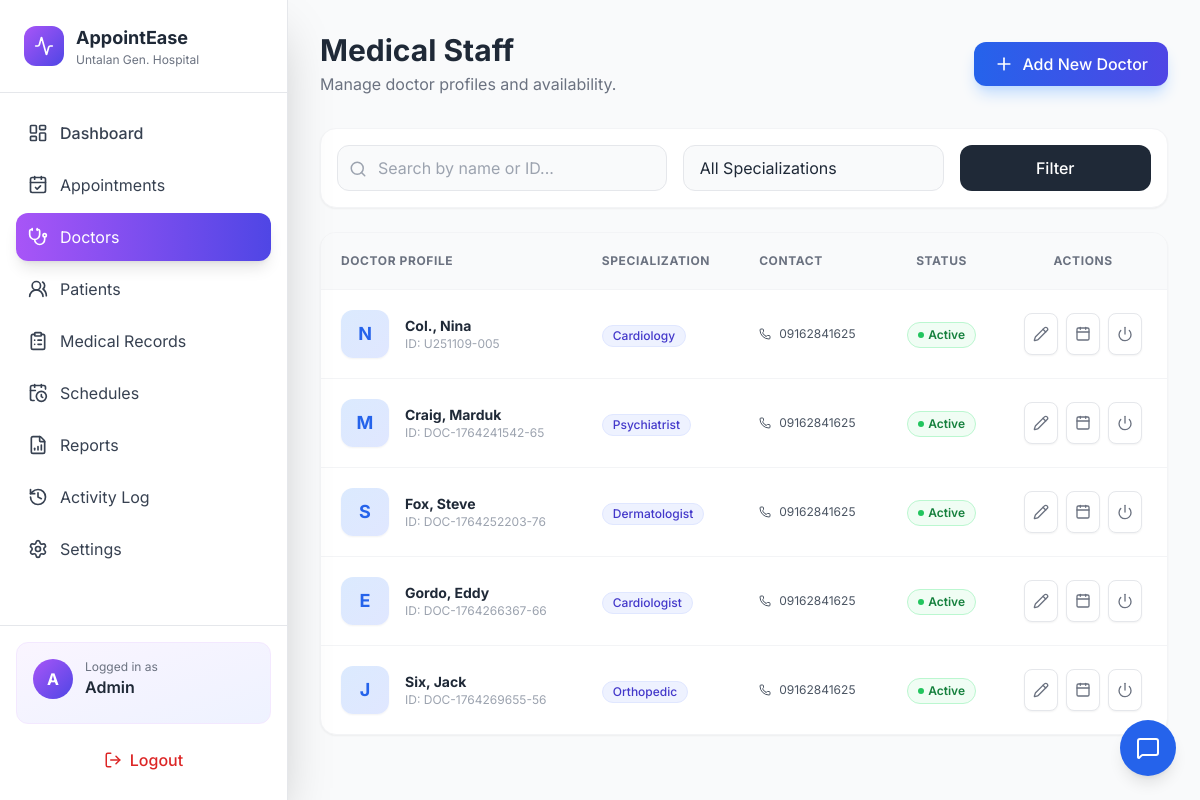
/doctors_info_report.php (signed in), run on the app's committed database.
### tables this page shows
CREATE TABLE `tbluser` (
  `id` int(11) NOT NULL,
  `user_id` varchar(30) NOT NULL,
  `user_name` varchar(30) NOT NULL,
  `password` varchar(255) NOT NULL,
  `user_type` varchar(10) NOT NULL,
  `status` int(11) NOT NULL
);

CREATE TABLE `tblinfo` (
  `id` int(11) NOT NULL,
  `user_id` varchar(30) NOT NULL,
  `last_name` varchar(40) NOT NULL,
  `first_name` varchar(50) NOT NULL,
  `middle_name` varchar(40) NOT NULL,
  `specialization` varchar(30) NOT NULL,
  `bdate` date NOT NULL,
  `gender` varchar(10) NOT NULL,
  `address` varchar(200) NOT NULL,
  `contact` varchar(20) NOT NULL,
  `image` varchar(255) DEFAULT NULL
);

### controllers/doctors_info_data.php (called while the page is built, shortened)
<?php
require_once 'db.php';
$search = $_GET['search'] ?? '';
try {
    $sql = "SELECT u.user_id, u.status AS account_status,
                   i.first_name, i.last_name, i.specialization, i.contact, i.image
            FROM tbluser u
            LEFT JOIN tblinfo i ON i.user_id = u.user_id
            WHERE u.user_type = 'doctor'";
    $params = [];
    $sql .= " ORDER BY i.last_name, i.first_name";
    $stmt = $pdo->prepare($sql);
    $stmt->execute($params);
    $doctors = $stmt->fetchAll(PDO::FETCH_ASSOC);
} catch (Exception $e) {
    $doctors = [];
    $error = "Database Error: " . $e->getMessage();
    if (function_exists('log_activity')) {
        log_activity("Error fetching doctors: " . $e->getMessage());
    }
}

### doctors_info_report.php (the view, shortened to what this page needs)
<?php
include __DIR__ . '/controllers/doctors_info_data.php';
?>
<!doctype html>
<html lang="en">
<head>
  <script src="https://cdn.tailwindcss.com"></script>
</head>
<body class="bg-gray-50 text-gray-800">
  <div class="flex h-screen overflow-hidden">
    <?php include 'includes/admin_sidebar.php'; ?>
    <main class="flex-1 overflow-auto">
      <div class="p-8">
        <div class="flex flex-col md:flex-row justify-between items-start md:items-center mb-8 gap-4">
            <div>
                <h1 class="text-3xl font-bold text-gray-800">Medical Staff</h1>
                <p class="text-gray-500 mt-1">Manage doctor profiles and availability.</p>
            </div>
            <a href="add_doctor.php" class="bg-gradient-to-r from-blue-600 to-indigo-600 hover:from-blue-700 hover:to-indigo-700 text-white px-5 py-2.5 rounded-xl shadow-lg shadow-blue-200 transition flex items-center gap-2 font-medium">
                <i data-lucide="plus" width="20"></i> Add New Doctor
            </a>
        </div>
        <div class="bg-white p-4 rounded-2xl shadow-sm border border-gray-100 mb-6">
            <form method="GET" class="grid grid-cols-1 md:grid-cols-12 gap-4">
                <div class="md:col-span-5 relative">
                    <i data-lucide="search" class="absolute left-3 top-3 text-gray-400" width="18"></i>
                    <input type="text" name="search" value="<?= htmlspecialchars($search) ?>"
                           class="w-full pl-10 pr-4 py-2.5 bg-gray-50 border border-gray-200 rounded-xl focus:outline-none focus:border-blue-500 transition"
                           placeholder="Search by name or ID...">
                </div>
                <div class="md:col-span-4">
                    <select name="specialization" class="w-full px-4 py-2.5 bg-gray-50 border border-gray-200 rounded-xl focus:outline-none focus:border-blue-500 transition appearance-none cursor-pointer">
                        <option value="">All Specializations</option>
                    </select>
                </div>
                <div class="md:col-span-3 flex gap-2">
                    <button type="submit" class="flex-1 bg-gray-800 hover:bg-gray-900 text-white rounded-xl transition font-medium">
                        Filter
                    </button>
                </div>
            </form>
        </div>
        <div class="bg-white rounded-2xl shadow-sm border border-gray-100 overflow-hidden">
            <div class="overflow-x-auto">
                <table class="w-full text-left border-collapse">
                    <thead class="bg-gray-50 border-b border-gray-100">
                        <tr>
                            <th class="p-5 text-xs font-bold text-gray-500 uppercase tracking-wider">Doctor Profile</th>
                            <th class="p-5 text-xs font-bold text-gray-500 uppercase tracking-wider">Specialization</th>
                            <th class="p-5 text-xs font-bold text-gray-500 uppercase tracking-wider">Contact</th>
                            <th class="p-5 text-xs font-bold text-gray-500 uppercase tracking-wider text-center">Status</th>
                            <th class="p-5 text-xs font-bold text-gray-500 uppercase tracking-wider text-center">Actions</th>
                        </tr>
                    </thead>
                    <tbody class="divide-y divide-gray-100">
                        <?php if (empty($doctors)): ?>
                            <tr>
                                <td colspan="5" class="p-8 text-center text-gray-500">
                                    <div class="flex flex-col items-center gap-2">
                                        <i data-lucide="user-x" class="text-gray-300" width="32"></i>
                                        <p>No doctors found matching your criteria.</p>
                                    </div>
                                </td>
                            </tr>
                        <?php else: foreach ($doctors as $doc):
                            $fullName = trim(($doc['last_name'] ?? '') . ', ' . ($doc['first_name'] ?? ''));
                            $initial = strtoupper(substr($doc['first_name'] ?? 'D', 0, 1));
                            $spec = $doc['specialization'] ?: 'General Practitioner';
                        ?>
                        <tr class="hover:bg-gray-50 transition group">
                            <td class="p-5">
                                <div class="flex items-center gap-4">
                                    <?php if (!empty($doc['image'])): ?>
                                        <img src="uploads/<?= htmlspecialchars($doc['image']) ?>" class="w-12 h-12 rounded-xl object-cover shadow-sm">
                                    <?php else: ?>
                                        <div class="w-12 h-12 rounded-xl bg-gradient-to-br from-blue-100 to-indigo-100 text-blue-600 flex items-center justify-center font-bold text-lg shadow-sm">
                                            <?= $initial ?>
                                        </div>
                                    <?php endif; ?>
                                    <div>
                                        <p class="font-bold text-gray-800 text-sm"><?= htmlspecialchars($fullName) ?></p>
                                        <p class="text-xs text-gray-400">ID: <?= htmlspecialchars($doc['user_id']) ?></p>
                                    </div>
                                </div>
                            </td>
                            <td class="p-5">
                                <span class="inline-flex items-center px-2.5 py-0.5 rounded-full text-xs font-medium bg-indigo-50 text-indigo-700 border border-indigo-100">
                                    <?= htmlspecialchars($spec) ?>
                                </span>
                            </td>
                            <td class="p-5">
                                <div class="flex flex-col gap-1">
                                    <?php if($doc['contact']): ?>
                                    <div class="flex items-center gap-2 text-xs text-gray-600">
                                        <i data-lucide="phone" width="12"></i> <?= htmlspecialchars($doc['contact']) ?>
                                    </div>
                                    <?php else: ?>
                                        <span class="text-xs text-gray-400">No contact info</span>
                                    <?php endif; ?>
                                </div>
                            </td>
                            <td class="p-5 text-center">
                                <?php if ($doc['account_status'] == 1): ?>
                                    <span class="inline-flex items-center gap-1 px-2.5 py-1 rounded-full text-xs font-semibold bg-green-50 text-green-700 border border-green-200">
                                        <span class="w-1.5 h-1.5 rounded-full bg-green-500"></span> Active
                                    </span>
                                <?php else: ?>
                                    <span class="inline-flex items-center gap-1 px-2.5 py-1 rounded-full text-xs font-semibold bg-red-50 text-red-700 border border-red-200">
                                        <span class="w-1.5 h-1.5 rounded-full bg-red-500"></span> Inactive
                                    </span>
                                <?php endif; ?>
                            </td>
                            <td class="p-5">
                                <div class="flex justify-center gap-2">
                                    <a href="edit_doctor.php?id=<?= $doc['user_id'] ?>" class="p-2 bg-white border border-gray-200 rounded-lg text-gray-500 hover:text-blue-600 hover:border-blue-200 transition shadow-sm" title="Edit Profile">
                                        <i data-lucide="pencil" width="16"></i>
                                    </a>
                                    <a href="schedule_manage.php?doctor_id=<?= $doc['user_id'] ?>" class="p-2 bg-white border border-gray-200 rounded-lg text-gray-500 hover:text-purple-600 hover:border-purple-200 transition shadow-sm" title="Manage Schedule">
                                        <i data-lucide="calendar" width="16"></i>
                                    </a>
                                    <form method="POST" class="inline" onsubmit="return confirm('Change status for this doctor?');">
                                        <button type="submit" name="toggle_status" class="p-2 bg-white border border-gray-200 rounded-lg text-gray-500 hover:text-orange-600 hover:border-orange-200 transition shadow-sm" title="Toggle Active Status">
                                            <i data-lucide="power" width="16"></i>
                                        </button>
                                    </form>
                                </div>
                            </td>
                        </tr>
                        <?php endforeach; endif; ?>
                    </tbody>
                </table>
            </div>
        </div>
      </div>
    </main>
  </div>
</body>
</html>

### doctors_info_report.php (style rules this page uses)
* { font-family: 'Inter', sans-serif; }

### data on the page
tbluser: tblinfo.first_name "N", tblinfo.last_name+first_name "Col., Nina", user "U251109-005", tblinfo.specialization "Cardiology", tblinfo.contact "09162841625", status 1 (drawn)
tbluser: tblinfo.first_name "M", tblinfo.last_name+first_name "Craig, Marduk", user "DOC-1764241542-65", tblinfo.specialization "Psychiatrist", tblinfo.contact "09162841625", status 1 (drawn)
tbluser: tblinfo.first_name "S", tblinfo.last_name+first_name "Fox, Steve", user "DOC-1764252203-76", tblinfo.specialization "Dermatologist", tblinfo.contact "09162841625", status 1 (drawn)
tbluser: tblinfo.first_name "E", tblinfo.last_name+first_name "Gordo, Eddy", user "DOC-1764266367-66", tblinfo.specialization "Cardiologist", tblinfo.contact "09162841625", status 1 (drawn)
tbluser: tblinfo.first_name "J", tblinfo.last_name+first_name "Six, Jack", user "DOC-1764269655-56", tblinfo.specialization "Orthopedic", tblinfo.contact "09162841625", status 1 (drawn)

### other printed values
substr($sidebarName, 0, 1) "A"
$sidebarName "Admin"
